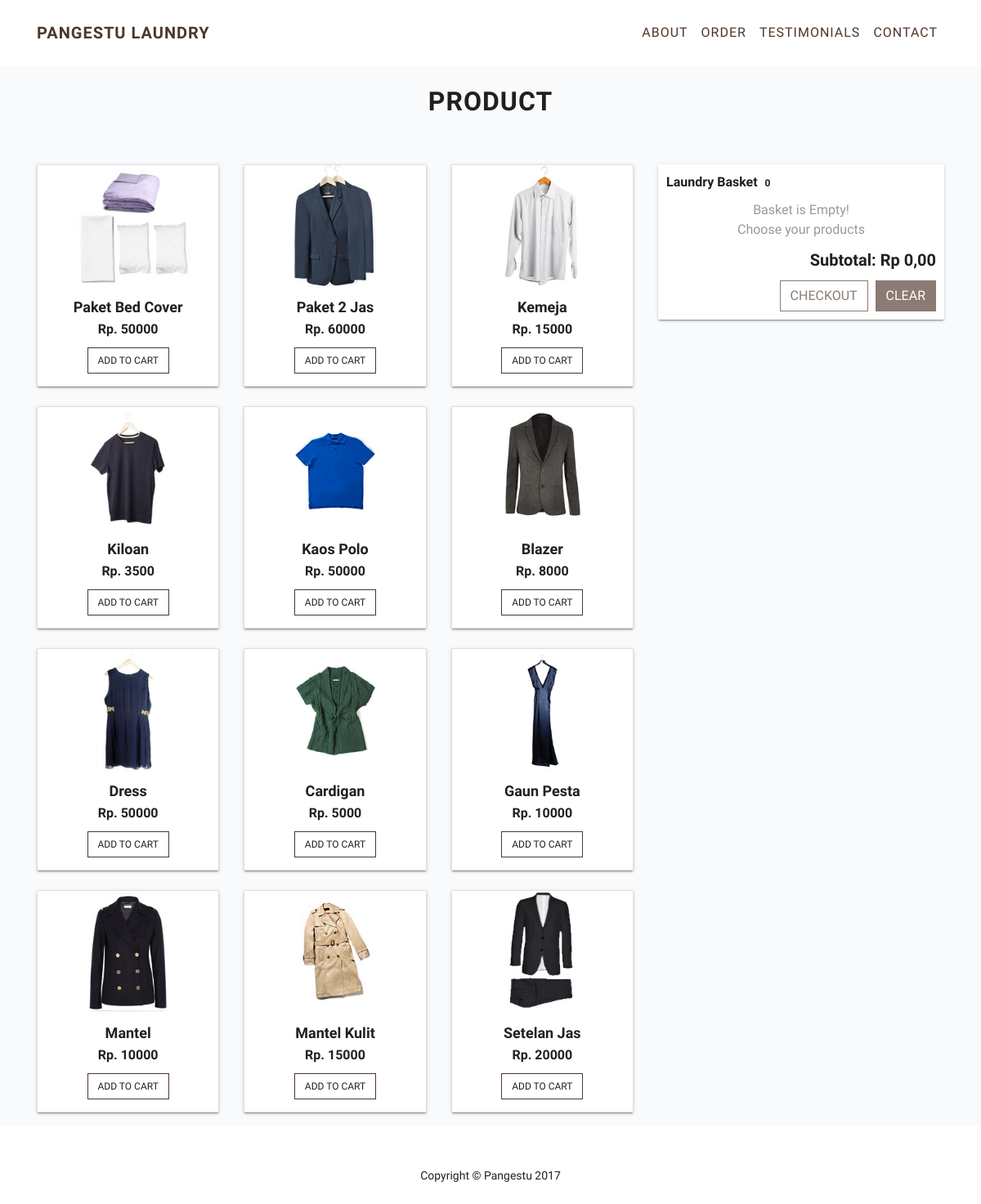
Screenshot of /booking.php with the database file from the repository.
### tables this page shows
CREATE TABLE `tb_products` (
  `id` varchar(12) NOT NULL,
  `nama_produk` varchar(255) NOT NULL,
  `desc_produk` varchar(255) NOT NULL,
  `harga_produk` int(255) NOT NULL,
  `gambar_produk` text NOT NULL
);

### booking.php (the view, shortened to what this page needs)
<?php
  require_once 'header.php';
  require_once 'koneksi.php';
  $sql = "SELECT * FROM tb_products";
  $produk = $mysqli->query($sql);
?>
<section id="order">
	<div class="container">
		<div class="row">
			<div class="col-md-4 mx-auto">
				<h2 class="page-title text-center">Product</h2>
			</div>
		</div>
		<div class="row">
			<div class="col-md-8">
				<div class="row">
					<?php foreach ($produk as $item) : ?>
					<div class="col-md-4 col-sm-6">
						<div class="card sc-product-item">
							<div class="card-image">
								<?php $photos = explode(',',$item['gambar_produk']); ?>
								<img data-name="product_image" class="img-fluid" src="img/product/<?=$photos[0];?>" alt="<?=$item['nama_produk'];?>">
							</div>
							<div class="card-content">
								<div class="card-title">
									<p data-name="product_name"><?=$item['nama_produk'];?></p>
								</div>
								<strong class="price">Rp. <?=$item['harga_produk'];?></strong>
							</div>
							<div class="card-action">
		                        <button class="sc-add-to-cart btn btn-primary">Add to cart</button>
							</div>
						</div>
					</div>
					<?php endforeach; ?>
				</div>
			</div>
			<div class="col-md-4">
                <form action="results.php" method="POST">
                    <div id="smartcart"></div>
                </form>
			</div>
		</div>
	</div>
</section>
<?php
    require_once 'footer.php';
?>
</body>
</html>

### rows the page displays
tb_products: gambar_produk (picture), nama_produk "Paket Bed Cover", harga_produk "50000"
tb_products: gambar_produk (picture), nama_produk "Paket 2 Jas", harga_produk "60000"
tb_products: gambar_produk (picture), nama_produk "Kemeja", harga_produk "15000"
tb_products: gambar_produk (picture), nama_produk "Kiloan", harga_produk "3500"
tb_products: gambar_produk (picture), nama_produk "Kaos Polo", harga_produk "50000"
tb_products: gambar_produk+nama_produk (picture), nama_produk "Blazer", harga_produk "8000"
tb_products: gambar_produk+nama_produk (picture), nama_produk "Dress", harga_produk "50000"
tb_products: gambar_produk+nama_produk (picture), nama_produk "Cardigan", harga_produk "5000"
tb_products: gambar_produk (picture), nama_produk "Gaun Pesta", harga_produk "10000"
tb_products: gambar_produk (picture), nama_produk "Mantel", harga_produk "10000"
tb_products: gambar_produk (picture), nama_produk "Mantel Kulit", harga_produk "15000"
tb_products: gambar_produk (picture), nama_produk "Setelan Jas", harga_produk "20000"
